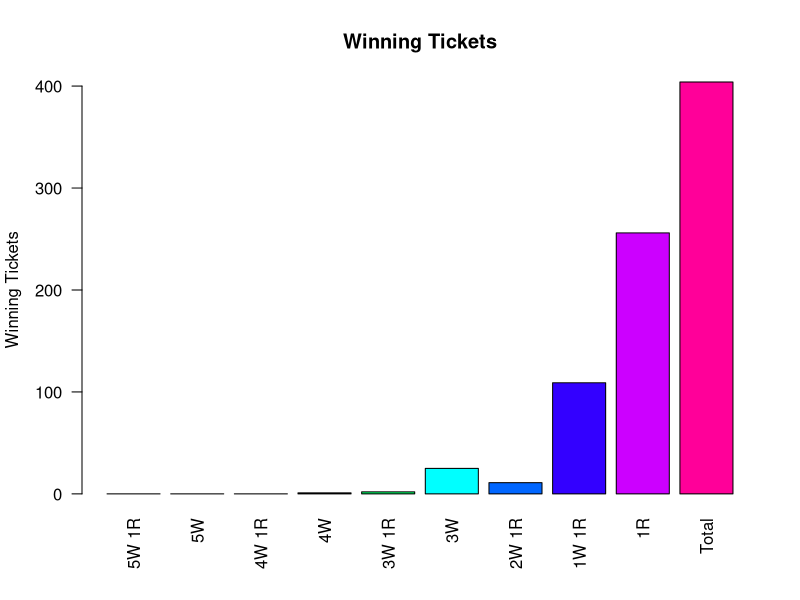
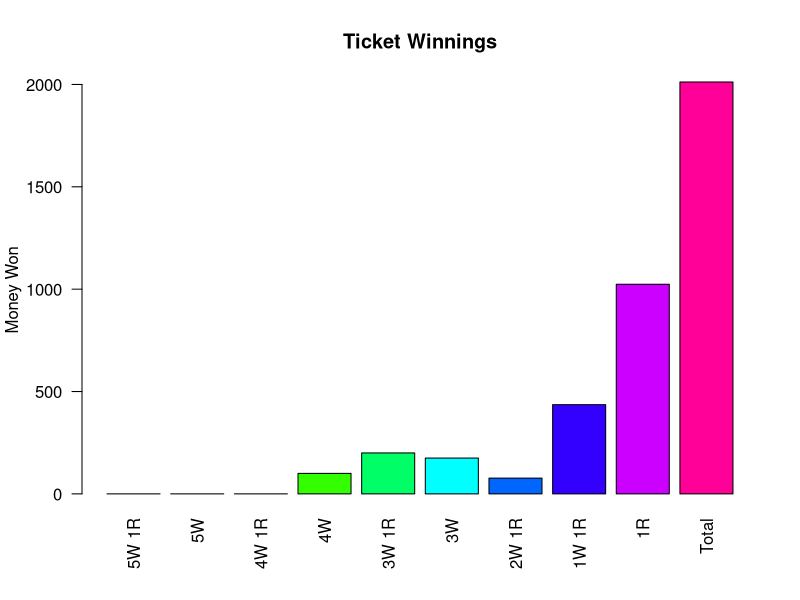
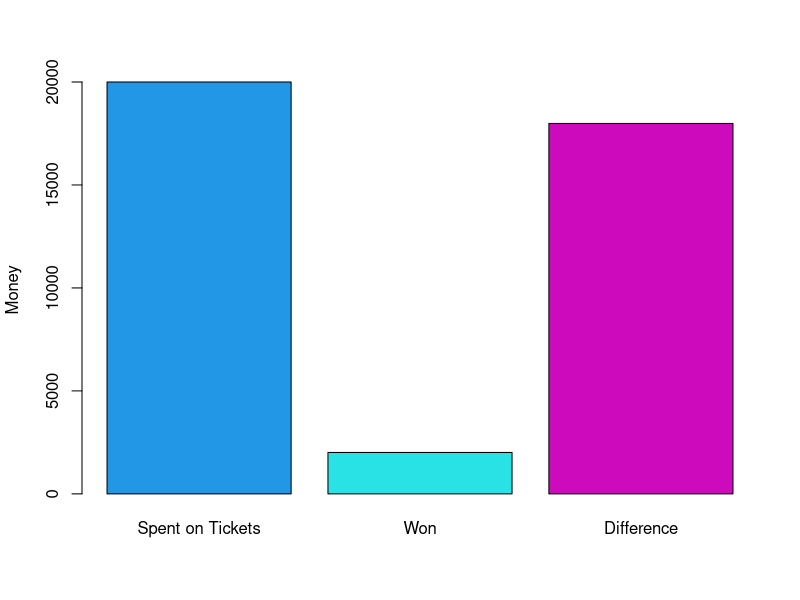

These charts were generated, in order, by the following R code:
## ---- chunk 1
n=as.integer(10000) ## Change the amount of tickets bought here

## ---- chunk 2
GRANDPRIZE=as.integer(60000000) #Change grand prize here
## ---- chunk 3
winning.ticket=c(sort(sample(69,5)),sample(26,1))
winning.ticket
ticket=NULL
ticket=list(ticket)

powerball=rep(1:26,ceiling(n/26)+1)
#for (i in 1:n){ 
#  ticket[[i]]= c(sort(sample(69,5)),powerball[i])
#}
for (i in 1:n){ 
  ticket[[i]]= c(sort(sample(69,5)),sample(26,1))
}
sum.5w.1r=0
sum.5w=0
sum.4w.1r=0
sum.4w=0
sum.3w.1r=0
sum.3w=0
sum.2w.1r=0
sum.1w.1r=0
sum.1r=0
win.ticket=NULL
win.ticket=list(win.ticket)
for(i in 1:n){
if (sum(ticket[[i]]==winning.ticket)==6){
      sum.5w.1r=sum.5w.1r+1
    win.ticket[[i]]=ticket[[i]]}
    else if(sum(ticket[[i]][1:5]==winning.ticket[1:5])==5){
      sum.5w=sum.5w+1
    win.ticket[[i]]=ticket[[i]]}
    else if(sum(ticket[[i]][1:5]%in%winning.ticket[1:5])==4 && sum(ticket[[i]][6]==winning.ticket[6])==1){
      sum.4w.1r=sum.4w.1r+1
    win.ticket[[i]]=ticket[[i]]}
    else if(sum(ticket[[i]][1:5]%in%winning.ticket[1:5])==4){
      sum.4w=sum.4w+1
    win.ticket[[i]]=ticket[[i]]}
    else if(sum(ticket[[i]][1:5]%in%winning.ticket[1:5])==3 && sum(ticket[[i]][6]==winning.ticket[6])==1){
      sum.3w.1r=sum.3w.1r+1
    win.ticket[[i]]=ticket[[i]]}
    else if(sum(ticket[[i]][1:5]%in%winning.ticket[1:5])==3){
      sum.3w=sum.3w+1
    win.ticket[[i]]=ticket[[i]]}
    else if(sum(ticket[[i]][1:5]%in%winning.ticket[1:5])==2 && sum(ticket[[i]][6]==winning.ticket[6])==1){
      sum.2w.1r=sum.2w.1r+1
    win.ticket[[i]]=ticket[[i]]}
    else if(sum(ticket[[i]][1:5]%in%winning.ticket[1:5])==1 && sum(ticket[[i]][6]==winning.ticket[6])==1){
      sum.1w.1r=sum.1w.1r+1
    win.ticket[[i]]=ticket[[i]]}
    else if(sum(ticket[[i]][6]==winning.ticket[6])==1){
      sum.1r=sum.1r+1
    win.ticket[[i]]=ticket[[i]]
    }
}
win.ticket=split(unlist(win.ticket), ceiling(seq_along(unlist(win.ticket))/6))
winnings=sum.5w.1r*GRANDPRIZE+sum.5w*1000000+sum.4w.1r*50000+sum.4w*100+sum.3w.1r*100+sum.3w*7+sum.2w.1r*7+sum.1w.1r*4+sum.1r*4
## ---- chunk 4
 ## **Winning Tickets** 
for(i in 1:length(win.ticket)){
  if (sum(win.ticket[[i]]==winning.ticket)==6)
    print(paste(win.ticket[i],"5 Whites + Powerball Matched ($Grand Prize)"))
  
  else if(sum(win.ticket[[i]][1:5]==winning.ticket[1:5])==5)
    print(paste(win.ticket[i],"5 Whites Matched ($1,000,000"))
  
  else if(sum(win.ticket[[i]]%in%winning.ticket[1:5])==4 && sum(ticket[[i]][6]==winning.ticket[6])==1)
    print(paste(win.ticket[i],"4 Whites + Powerball Matched ($50,000)"))
  
  else if(sum(win.ticket[[i]][1:5]%in%winning.ticket[1:5])==4)
    print(paste(win.ticket[i],"4 Whites Matched ($100)"))
    
  else if(sum(win.ticket[[i]][1:5]%in%winning.ticket[1:5])==3 && sum(ticket[[i]][6]==winning.ticket[6])==1)
    print(paste(win.ticket[i],"3 Whites + Powerball Matched ($100)"))
  
else if(sum(win.ticket[[i]][1:5]%in%winning.ticket[1:5])==2 && sum(ticket[[i]][6]==winning.ticket[6])==1)
    print(paste(win.ticket[i],"2 Whites + Powerball Matched ($7)"))  
    
  else if(sum(win.ticket[[i]][1:5]%in%winning.ticket[1:5])==3)
    print(paste(win.ticket[i],"3 Whites Matched ($7)"))
    
  else if(sum(win.ticket[[i]][1:5]%in%winning.ticket[1:5])==1 && sum(ticket[[i]][6]==winning.ticket[6])==1)
    print(paste(win.ticket[i],"1 White + Powerball Matched ($4)"))
    
  else if(sum(win.ticket[[i]][6]==winning.ticket[6])==1)
    print(paste(win.ticket[i],"Power Ball Matched ($4)"))
}
## ---- chunk 5
win.ticket2=win.ticket
for(i in 1:length(win.ticket2)){
  if (sum(win.ticket2[[i]]==winning.ticket)==6)
    win.ticket2[[i]][7]=9+100
  else if(sum(win.ticket2[[i]][1:5]==winning.ticket[1:5])==5)
    win.ticket2[[i]][7]=8+100  
  else if(sum(win.ticket2[[i]]%in%winning.ticket[1:5])==4 && sum(win.ticket2[[i]][6]==winning.ticket[6])==1)
    win.ticket2[[i]][7]=7+100
  else if(sum(win.ticket2[[i]][1:5]%in%winning.ticket[1:5])==4)
    win.ticket2[[i]][7]=6+100
  else if(sum(win.ticket2[[i]][1:5]%in%winning.ticket[1:5])==3 && sum(win.ticket2[[i]][6]==winning.ticket[6])==1)
    win.ticket2[[i]][7]=5+100
  else if(sum(win.ticket2[[i]][1:5]%in%winning.ticket[1:5])==3)
    win.ticket2[[i]][7]=3+100
  else if(sum(win.ticket2[[i]][1:5]%in%winning.ticket[1:5])==2 && sum(win.ticket2[[i]][6]==winning.ticket[6])==1)
    win.ticket2[[i]][7]=4+100
  else if(sum(win.ticket2[[i]][1:5]%in%winning.ticket[1:5])==1 && sum(win.ticket2[[i]][6]==winning.ticket[6])==1)
    win.ticket2[[i]][7]=2+100
  else if(sum(win.ticket2[[i]][6]==winning.ticket[6])==1)
    win.ticket2[[i]][7]=1+100
}
po=unlist(win.ticket2)
names(po)=NULL
best.ticket=which(po[seq(7,length(win.ticket2)*7,by=7)]==max(po[seq(7,length(win.ticket2)*7,by=7)]))[1]

best.ticket=win.ticket[[best.ticket]]
la=TRUE
while(la){
       if (sum(best.ticket==winning.ticket)==6){
    print(cat(best.ticket,"     5 Whites + Powerball Matched ($Grand Prize)"))
         print(break)
       }
       if(sum(best.ticket[1:5]==winning.ticket[1:5])==5){ 
    print(cat(best.ticket,"     5 Whites Matched ($1,000,000"))
         print(break)
       }
       if(sum(best.ticket%in%winning.ticket[1:5])==4 && sum(best.ticket[6]==winning.ticket[6])==1){ 
    print(cat(best.ticket,"     4 Whites + Powerball Matched ($50,000)"))
         print(break)
       }
       if(sum(best.ticket[1:5]%in%winning.ticket[1:5])==4){ 
    print(cat(best.ticket,"     4 Whites Matched ($100)"))
         print(break)
       }
       if(sum(best.ticket[1:5]%in%winning.ticket[1:5])==3 && sum(best.ticket[6]==winning.ticket[6])==1){ 
    print(cat(best.ticket,"     3 Whites + Powerball Matched ($100)"))
         print(break)
       }
       if(sum(best.ticket[1:5]%in%winning.ticket[1:5])==2 && sum(best.ticket[6]==winning.ticket[6])==1){ 
    print(cat(best.ticket,"     2 Whites + Powerball Matched ($7)"))
         print(break)
       }
       if(sum(best.ticket[1:5]%in%winning.ticket[1:5])==3){
          cat(best.ticket,"     3 Whites Matched ($7)")
         print(break)
       }
       if(sum(best.ticket[1:5]%in%winning.ticket[1:5])==1 && sum(best.ticket[6]==winning.ticket[6])==1){ 
    print(cat(best.ticket,"     1 White + Powerball Matched ($4)"))
         print(break)
       }
       if(sum(best.ticket[6]==winning.ticket[6])==1){ 
    print(cat(best.ticket,"     Power Ball Matched ($4)"))
         print(break)
         
       }
  
}
## ---- chunk 6
x=c(sum.5w.1r,sum.5w,sum.4w.1r,sum.4w,sum.3w.1r,sum.3w,sum.2w.1r,sum.1w.1r,sum.1r,length(win.ticket))
barplot(x,las=2,names.arg=c("5W 1R","5W","4W 1R","4W","3W 1R","3W","2W 1R","1W 1R","  1R","Total"),col=rainbow(10),main=paste("Winning Tickets"),ylab="Winning Tickets")

## ---- chunk 7
y=c("Grand Prize","1,000,000","50,000","100","100","7","7","4","4","Total")


x=c(sum.5w.1r*GRANDPRIZE, sum.5w*1000000, sum.4w.1r*50000, sum.4w*100,sum.3w.1r*100, sum.3w*7, sum.2w.1r*7, sum.1w.1r*4, sum.1r*4,winnings)
barplot(x,las=2,names.arg=c("5W 1R","5W","4W 1R","4W","3W 1R","3W","2W 1R","1W 1R","1R","Total"),col=rainbow(10),main=paste("Ticket Winnings"),ylab="Money Won")


## ---- chunk 8
barplot(c(2*n,winnings,abs(2*n-winnings)),col=c(44:46),names.arg=c("Spent on Tickets","Won","Difference"),ylab="Money")
## ---- chunk 9
cat(  " You spent $", as.integer(2*n),"and won $", as.integer(winnings),"", "\n",
      as.integer(length(win.ticket)), "out of", n , "tickets were winners.","\n",
      "You lost $", (2*n)-winnings,"(if negative you won!!).","\n","\n",
      "You got 5 White + Powerball   ", sum.5w.1r, "time(s).","\n",
      "You got 5 White               ", sum.5w, "time(s).","\n",
      "You got 4 White + Powerball   ", sum.4w.1r, "time(s).","\n",
      "You got 4 White               ", sum.4w, "time(s),","\n",
      "You got 3 White + Powerball   ", sum.3w.1r, "time(s).","\n",
      "You got 3 White               ", sum.3w, "time(s),","\n",
      "You got 2 White + Powerball   ", sum.2w.1r, "time(s).","\n",
      "You got 1 White + Powerball   ", sum.1w.1r, "time(s).","\n",
      "You got Powerball             ", sum.1r, "time(s)."
      )
## ---- chunk 10
win.ticket
